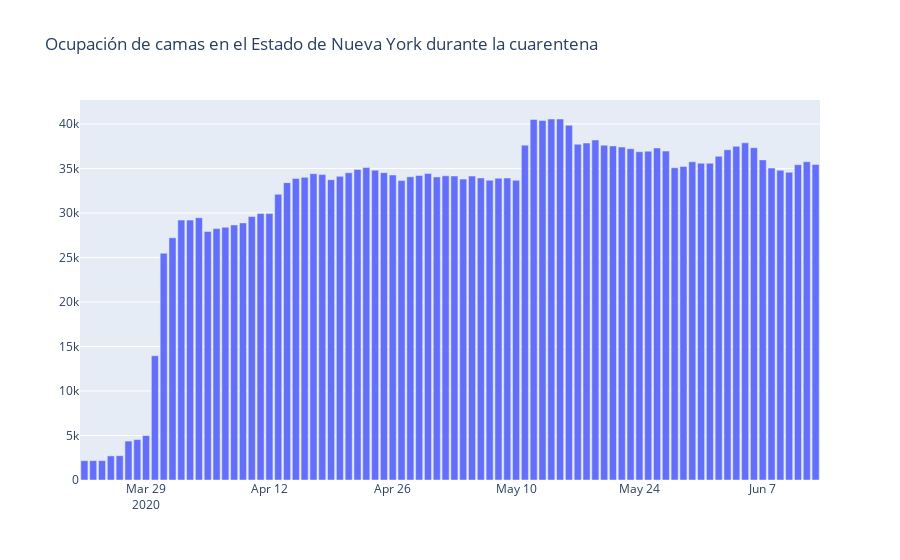

Notebook cell for this chart:
### Code cell
import plotly.graph_objects as go
fig = go.Figure(
    data=[go.Bar(
        x= data['date'],
        y=data['inpatient_beds'])],
    layout_title_text="Ocupación de camas en el Estado de Nueva York durante la cuarentena"
)
fig.write_image("images/ocupacion.jpg") 

fig.show()
